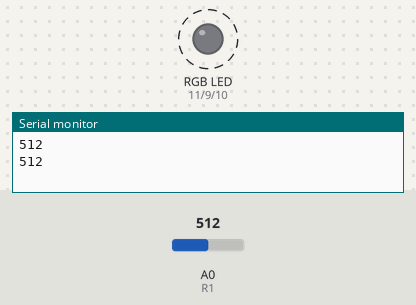
A sketch run on a simulated Arduino Uno, built with avr-gcc and run on an emulated ATmega328P. Shown: an RGB LED mixed from three pins (HIGH = lit), the last lines printed to the serial monitor. Dashed ring = blinking. The test bench sets the inputs (shaded band); at power-on: A0 (R1) = 512. Dim RGB values are drawn brighter than linear.

Above: at 1.8 s.
1.9 s: A0 (R1) set to 306
At 2.2 s:
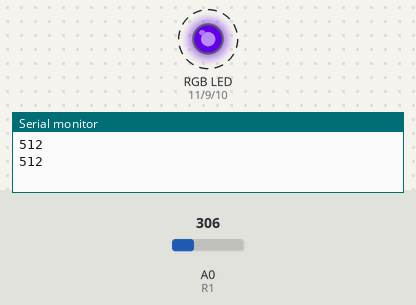
5.4 s: A0 (R1) set to 122
8.9 s: A0 (R1) set to 0
At 10.3 s:
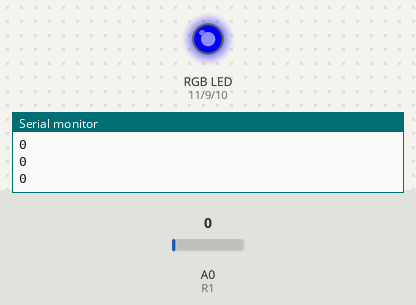
10.7 s: A0 (R1) set to 511
At 12.1 s:
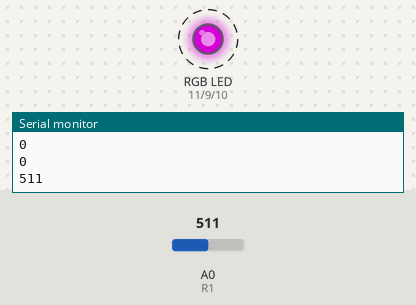
14.2 s: A0 (R1) set to 716
At 15.3 s:
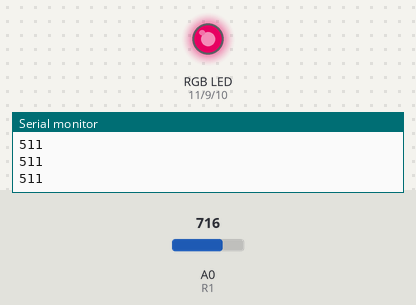
18.3 s: A0 (R1) set to 900
Timing chart, 0 to 23.4 s (numbered marks = the images above; inputs shaded):
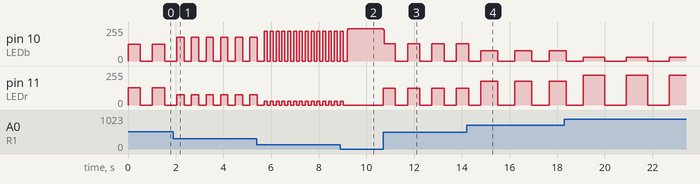

Measured:
- after the input at 1.9 s, pin 10 (LEDb): alternates 179/255 for 0.31 s and 0/255 for 0.31 s, starting after 0.15 s; pin 11 (LEDr): alternates 76/255 for 0.31 s and 0/255 for 0.31 s, starting after 0.15 s
- after the input at 8.9 s, pin 11 (LEDr): goes on until 9.0 s, then stays 0/255
- after the input at 10.7 s, pin 10 (LEDb): alternates 128/255 for 0.51 s and 0/255 for 0.51 s, starting at once; pin 11 (LEDr): alternates 127/255 for 0.51 s and 0/255 for 0.51 s, starting at once
- by itself, pin 10 (LEDb): alternates 127/255 for 0.51 s and 0/255 for 0.51 s
- by itself, pin 11 (LEDr): alternates 128/255 for 0.51 s and 0/255 for 0.51 s

The sketch:

LED__.ino
```cpp
int R1 = A0;
int LEDr = 11;
int LEDb = 10;
int LEDg = 9;

int Sensor ;


void setup() {
  // put your setup code here, to run once:


  pinMode(R1 , INPUT);
  pinMode(LEDr, OUTPUT);
  pinMode(LEDb, OUTPUT);
  pinMode(LEDg, OUTPUT);
  Sensor= 0;
  Serial.begin(9600);
}

void loop() {
  // put your main code here, to run repeatedly:


  Sensor  = analogRead(R1);
  analogWrite(LEDr , Sensor/4);
   analogWrite(LEDb , 255-Sensor/4);
 analogWrite(LEDg , 0);

 delay(Sensor);

  Serial.println(Sensor);

  analogWrite(LEDr , 0);
   analogWrite(LEDb , 0);
 analogWrite(LEDg , 0);

 delay(Sensor);

}
```
